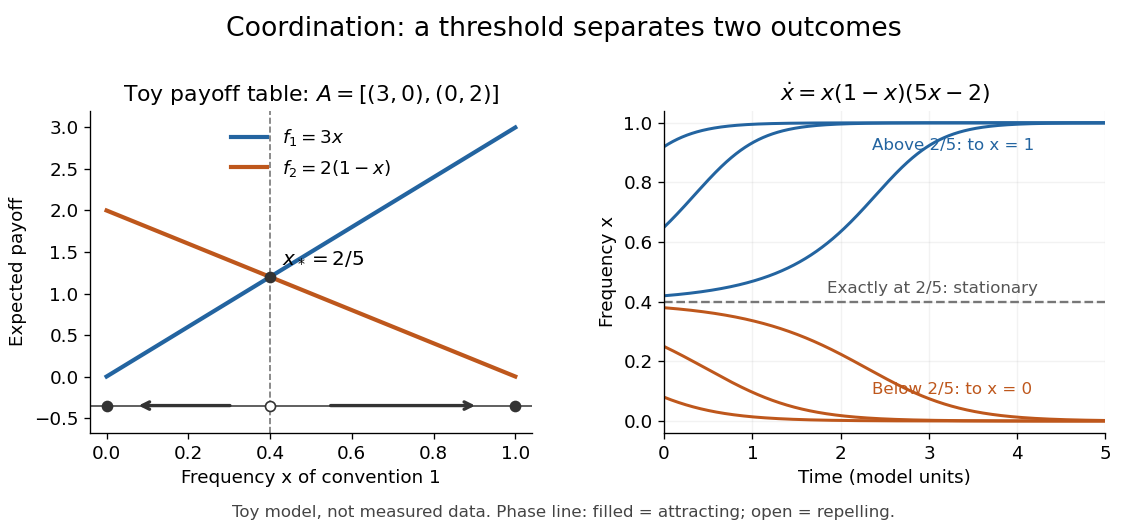

Generate this figure with Python:
"""Toy replicator coordination figure; no measured data.

Tested with Python 3.14.4, NumPy 2.3.5, Matplotlib 3.10.7+dfsg1.
Run from _media: MPLCONFIGDIR=/tmp/codex-wiki-matplotlib python ../replicator-coordination.py
The matching PNG is written to the current working directory.
"""

from pathlib import Path

import matplotlib
matplotlib.use("Agg")
import matplotlib.pyplot as plt
import numpy as np


def trajectory(x0, times):
    """Fourth-order Runge–Kutta integration of the stated scalar model."""
    values = np.empty_like(times)
    values[0] = x0
    def rhs(x):
        return x * (1 - x) * (5 * x - 2)
    for k, dt in enumerate(np.diff(times)):
        x = values[k]
        a = rhs(x)
        b = rhs(x + dt * a / 2)
        c = rhs(x + dt * b / 2)
        d = rhs(x + dt * c)
        values[k + 1] = x + dt * (a + 2 * b + 2 * c + d) / 6
    return values


def main():
    plt.rcParams.update({"font.size": 11, "axes.spines.top": False,
                         "axes.spines.right": False, "figure.facecolor": "white",
                         "axes.facecolor": "white", "savefig.facecolor": "white"})
    fig, (payoff, paths) = plt.subplots(1, 2, figsize=(9.4, 4.4))
    fig.suptitle("Coordination: a threshold separates two outcomes", fontsize=16, y=0.97)
    x = np.linspace(0, 1, 501)
    payoff.plot(x, 3 * x, color="#2364a0", lw=2.5, label=r"$f_1=3x$")
    payoff.plot(x, 2 * (1 - x), color="#be571c", lw=2.5, label=r"$f_2=2(1-x)$")
    payoff.axvline(0.4, color="#777777", ls="--", lw=1)
    payoff.scatter([0.4], [1.2], color="#333333", zorder=5)
    payoff.text(0.43, 1.35, r"$x_*=2/5$", fontsize=12)
    payoff.set(xlim=(-0.04, 1.04), ylim=(-0.68, 3.2), xlabel="Frequency x of convention 1",
               ylabel="Expected payoff", title=r"Toy payoff table: $A=[(3,0),(0,2)]$")
    payoff.axhline(-0.35, color="#444444", lw=1)
    payoff.annotate("", xy=(0.07, -0.35), xytext=(0.31, -0.35),
                    arrowprops={"arrowstyle": "->", "color": "#333333", "lw": 2})
    payoff.annotate("", xy=(0.91, -0.35), xytext=(0.54, -0.35),
                    arrowprops={"arrowstyle": "->", "color": "#333333", "lw": 2})
    payoff.scatter([0, 1], [-0.35, -0.35], color="#333333", zorder=5)
    payoff.scatter([0.4], [-0.35], facecolors="white", edgecolors="#333333", zorder=5)
    payoff.legend(loc="upper center", frameon=False)
    times = np.linspace(0, 5, 2001)
    for x0 in [0.08, 0.25, 0.38, 0.42, 0.65, 0.92]:
        color = "#be571c" if x0 < 0.4 else "#2364a0"
        paths.plot(times, trajectory(x0, times), color=color, lw=1.8)
    paths.axhline(0.4, color="#777777", ls="--", lw=1.4)
    paths.text(1.85, 0.43, "Exactly at 2/5: stationary", color="#555555", fontsize=10)
    paths.text(2.35, 0.91, "Above 2/5: to x = 1", color="#2364a0", fontsize=10)
    paths.text(2.35, 0.09, "Below 2/5: to x = 0", color="#be571c", fontsize=10)
    paths.set(xlim=(0, 5), ylim=(-0.04, 1.04), xlabel="Time (model units)",
              ylabel="Frequency x", title=r"$\dot{x}=x(1-x)(5x-2)$")
    paths.grid(alpha=0.16)
    fig.text(0.5, 0.02, "Toy model, not measured data. Phase line: filled = attracting; open = repelling.",
             ha="center", fontsize=10, color="#444444")
    fig.subplots_adjust(left=0.08, right=0.98, bottom=0.18, top=0.79, wspace=0.3)
    fig.savefig(Path(__file__).with_suffix(".png").name, dpi=120, transparent=False)
    plt.close(fig)


if __name__ == "__main__":
    main()
